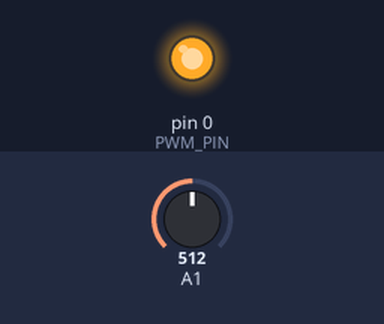
Simulated run of this sketch. Board: Arduino Uno, built with avr-gcc and run on an emulated ATmega328P. On the bench: output pins drawn as LEDs (lit = HIGH). The test bench sets the inputs (shaded band); at power-on: A1 = 512.

Above: at 1.2 s.
1.3 s: A1 set to 582
2.8 s: A1 set to 618
At 4.3 s:
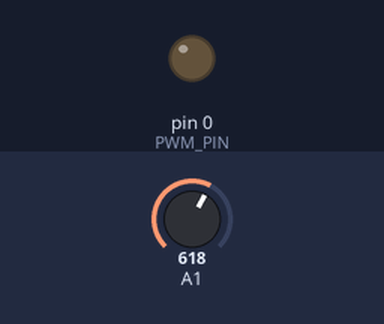
5.8 s: A1 set to 314
7.3 s: A1 set to 281
At 8.2 s:
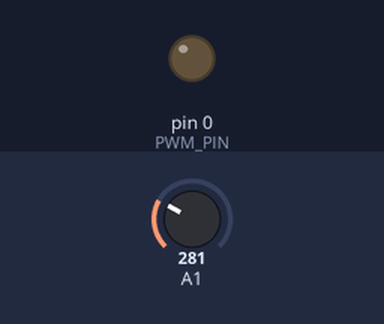
9.0 s: A1 set to 306
At 9.9 s:
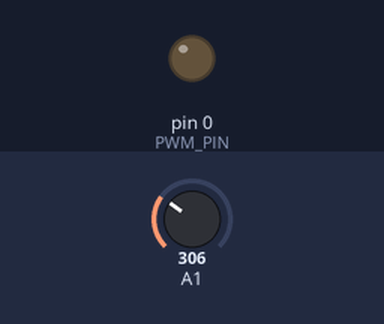
Timing chart, 0 to 11.5 s (numbered marks = the images above; inputs shaded):
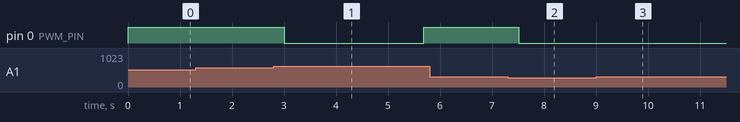

The sketch:

attiny-dimmer-adc.ino
```cpp
byte counterOld = 0;
byte counterNew = 0;
int PWM_PIN = 0;

void linear_decrease()
{
    for (int i=counterOld; i>=counterNew; i--)
    {
      analogWrite(PWM_PIN, i);
      delay(5);
    }
    counterOld = counterNew;

}

void linear_increase()
{
    for (int i=counterOld; i<=counterNew; i++)
    {
      analogWrite(PWM_PIN, i);
      delay(5);
    }
    counterOld = counterNew;
}

void linear_dim()
{
  if (counterNew > counterOld) linear_increase();
  if (counterNew < counterOld) linear_decrease();
}

void setup() {
	pinMode(0, OUTPUT);
	digitalWrite(0, HIGH);
}

void loop() {
	int potIn = analogRead(1);
	if (potIn > 600)
		counterNew += 15;
	if (potIn < 300)
		counterNew -=15;
	linear_dim();
	delay(250);
}
```

Measured:
- the behaviour switches between 600 and 601 on A1 (found by bisection; images 0 and 1)
- after the input at 1.3 s, every drawn part: stays the same
- after the input at 2.8 s, pin 0 (PWM_PIN): HIGH → LOW after 0.20 s, → HIGH 2.7 s later
- after the input at 5.8 s, every drawn part: stays the same
- after the input at 7.3 s, pin 0 (PWM_PIN): HIGH → LOW after 0.22 s
- after the input at 9.0 s, pin 0 (PWM_PIN): stays LOW (without the input it goes to HIGH after 2.1 s)
